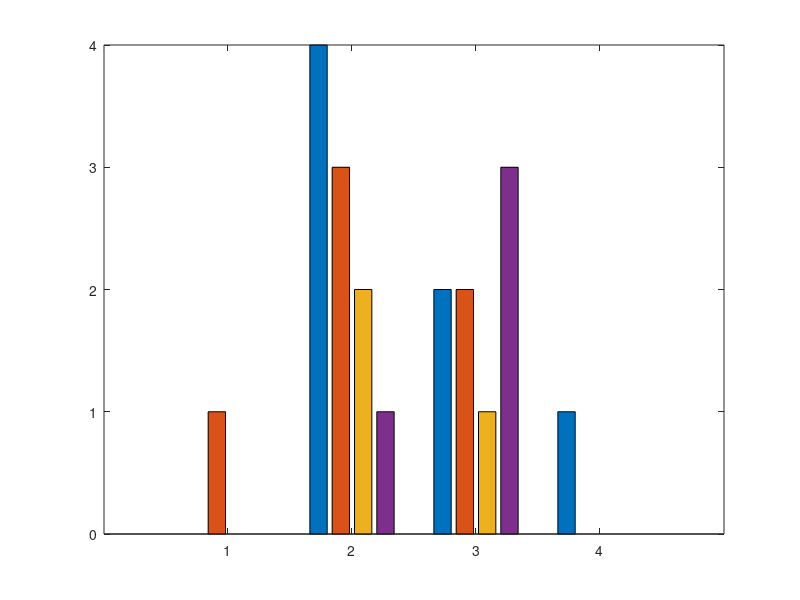

This figure's MATLAB source: (Note: this script raises an error after producing the figure.)
a=[0,1,0,0;
4,3,2,1;
2,2,1,3;
1,0,0,0];
b=[0,1,0,0;
1,2,1,1;
1,1,1,2;
1,0,0,0];
ctrs = 1:4;
data = a;
figure(1)
hBar = bar(ctrs, data);
for k1 = 1:size(a,1)
    ctr(k1,:) = bsxfun(@plus, hBar(1).XData, [hBar(k1).XOffset]');
    ydt(k1,:) = hBar(k1).YData;
end
hold on
errorbar(ctr, ydt, b, '.r')
hold off